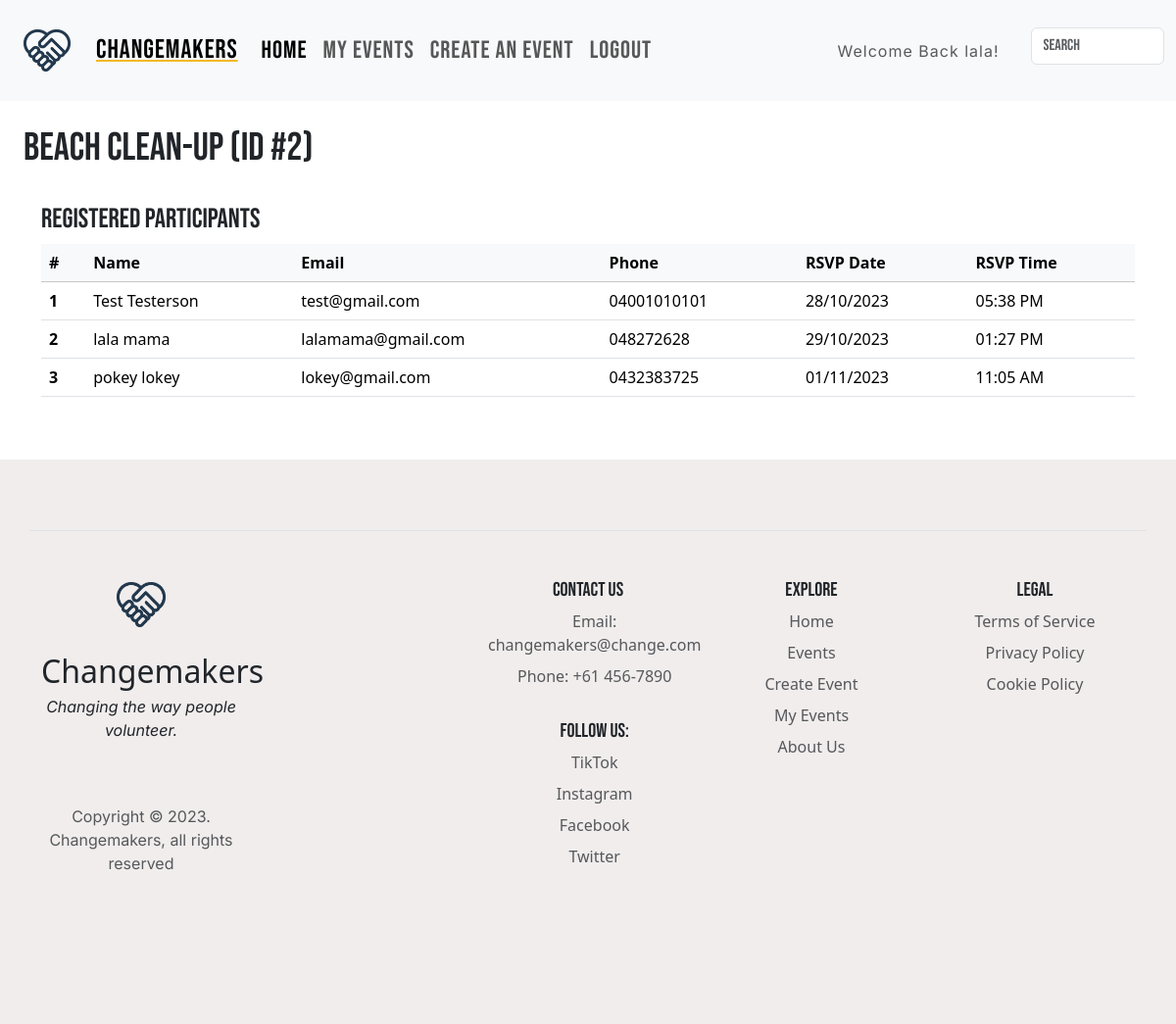
/events/2/participants (signed in), run on the app's committed database.
### website/models.py (models this page shows, shortened)
class User(db.Model, UserMixin):
    __tablename__ = "users"
    id = db.Column(db.Integer, primary_key=True)
    fname = db.Column(db.String(80), nullable=False)
    lname = db.Column(db.String(80), nullable=False)
    email = db.Column(db.String(100), unique=True, nullable=False)
    password_hash = db.Column(db.String(255), nullable=False)
    phonenum = db.Column(db.String(20), nullable=False)
    location_id = db.Column(db.Integer, db.ForeignKey("locations.id"))
    comments = db.relationship("Comment", backref="user")
    created_events = db.relationship("Event", backref="user")
    registered_events = db.relationship("Registration", backref="user")
    emergency_contact = db.relationship("EmergencyContact", backref="user")
    waitlists = db.relationship("Waitlist", backref="user")
    locations = db.relationship("Location", backref="user")

class Event(db.Model):
    __tablename__ = "events"
    id = db.Column(db.Integer, primary_key=True)
    title = db.Column(db.String(100), nullable=False)
    date = db.Column(db.Date, nullable=False)
    start_time = db.Column(db.Time, nullable=False)
    end_time = db.Column(db.Time, nullable=False)
    total_tickets = db.Column(db.Integer, nullable=False)
    description = db.Column(db.String(500), nullable=False)
    image = db.Column(
        db.String(400), default="static/img/generic.jpg"
    )  # have a local generic image for users who don't upload a photo
    age_limit = db.Column(db.Boolean, default=False)
    user_id = db.Column(db.Integer, db.ForeignKey("users.id"))
    location_id = db.Column(db.Integer, db.ForeignKey("locations.id"))
    genre_id = db.Column(db.Integer, db.ForeignKey("genres.id"))
    status_id = db.Column(db.Integer, db.ForeignKey("status.id"))
    waitlists = db.relationship("Waitlist", backref="event")
    registrations = db.relationship("Registration", backref="event")
    comments = db.relationship("Comment", backref="event")
    locations = db.relationship("Location", backref="event", foreign_keys=[location_id])
    genres = db.relationship("EventGenre", backref="event")
    status = db.relationship("EventStatus", backref="event")

class Registration(db.Model):
    __tablename__ = "registrations"
    id = db.Column(db.Integer, primary_key=True)
    registered_at = db.Column(db.DateTime, default=datetime.now())
    user_id = db.Column(db.Integer, db.ForeignKey("users.id"))
    event_id = db.Column(db.Integer, db.ForeignKey("events.id"))

### website/events.py (the view)
@bp.route("/<id>/participants", methods=["GET"])
@login_required
def participants(id):
    event = get_event(id)
    registered_users = (
        db.session.query(Registration).filter(Registration.event_id == event.id).all()
    )
    return render_template(
        "events/participants.html",
        event=event,
        user=current_user,
        registered_users=registered_users,
    )

### website/event_funcs.py (called while the page is built)
def get_event(id):
    event = db.session.scalar(db.select(Event).where(Event.id == id))
    if event is None:
        abort(404)
    return event

### website/templates/events/participants.html
{% extends 'base.html' %}
{% block content %}
<h1 class="p-4">{{ event.title }} (ID #{{ event.id }})</h1>
<div class="container">
    <h3>Registered participants</h3>
    {% if registered_users %}
    <table class="table">
        <thead class="table-light">
            <tr>
                <th scope="col">#</th>
                <th scope="col">Name</th>
                <th scope="col">Email</th>
                <th scope="col">Phone</th>
                <th scope="col">RSVP Date</th>
                <th scope="col">RSVP Time</th>
            </tr>
        </thead>
        <tbody>
            {% for user in registered_users %}
            <tr>
                <th scope="row">{{ loop.index }}</th>
                <td>{{ user.user.fname }} {{ user.user.lname }}</td>
                <td>{{ user.user.email }}</td>
                <td>{{ user.user.phonenum }}</td>
                <td>{{ user.registered_at.strftime("%d/%m/%Y") }}</td>
                <td>{{ user.registered_at.strftime("%I:%M %p") }}</td>
            </tr>
            {% endfor %}
        </tbody>
    </table>
    {% else %}
    <i>Currently there are no users registered for your event.</i>
    {% endif %}
</div>
<br>
<br>
{% endblock %}

### website/templates/base.html (shortened to what this page needs)
<html>
<head>
  <link href="{{ url_for('static',filename='style/style.css') }}" rel="stylesheet" type="text/css" />
  <link href="https://cdn.jsdelivr.net/npm/bootstrap@5.3.2/dist/css/bootstrap.min.css" rel="stylesheet"
 />
  <link rel="stylesheet" href="https://cdn.jsdelivr.net/npm/bootstrap-icons@1.18.0/font/bootstrap-icons.css" />
</head>
<body>
  <header>
    <nav class="navbar navbar-expand-lg bg-body-tertiary">
      <div class="container-fluid">
        <a class="navbar-brand" href="/">
          <img src="{{ url_for('static', filename='img/logo.png') }}" alt="Logo"
            class="logo d-inline-block align-text-top img-fluid" />
          <span class="nav-name">Changemakers</span>
        </a>
        <div class="collapse navbar-collapse" id="navbarSupportContent">
          <ul class="navbar-nav me-auto mb-2 mb-lg-0 w-100">
            <li class="nav-item">
              <a class="nav-link active" aria-current="page" href="/">Home</a>
            </li>
            {% if current_user.is_authenticated %}
            <div class="navbar-nav me-auto w-100">
              <li class="nav-item">
                <a class="nav-link" href="{{ url_for('event.created_events') }}">My Events</a>
              </li>
              <li class="nav-item">
                <a class="nav-link" href="{{ url_for('event.create') }}">Create an Event</a>
              </li>
              <li class="nav-item">
                <a class="nav-link" href="{{ url_for('auth.logout') }}">Logout</a>
              </li>
            </div>
            <div class="w-100 justify-content-end align-content-center d-grid px-4">
              <a class="nav-link disabled text-muted welcome w-100 h-auto d-block" href="#">Welcome Back
                {{current_user.fname}}!</a>
            </div>
            {% endif %}
          </ul>
          <form class="d-flex pt-3" action="{{url_for('main.search')}}">
            <input type="text" name="search" class="form-control flex-grow-1 my-1 mr-sm-2" id="SearchForm"
              placeholder="Search">
          </form>
        </div>
      </div>
    </nav>
  </header>
  {% block content %} {% endblock %}
</body>
<footer class="container-fluid p-4">
  <div class="container">
    <div class="row row-cols-1 row-cols-sm-2 row-cols-md-5 py-5 my-5 border-top">
      <div class="col mb-3">
        <a href="{{ url_for('main.index') }}"
          class="d-flex align-items-center mb-3 link-body-emphasis text-decoration-none">
          <div class="container text-center">
            <img class="logo" src="{{url_for('static', filename='img/logo.png')}}" alt="" />
          </div>
        </a>
        <a class="fs-2 text-decoration-none text-reset" href="/">Changemakers</a>
        <p><i>Changing the way people volunteer.</i></p>
        <ul class="nav gap-3">
        </ul>
        <p class="text-body-secondary mt-4">Copyright &copy; 2023. Changemakers, all rights reserved</p>
      </div>
      <div class="col mb-3"></div>
      <div class="col mb-3">
        <h5>Contact Us</h5>
        <ul class="nav flex-column">
          <li class="nav-item mb-2"><a href="#" class="nav-link p-0 text-body-secondary">Email:
              changemakers@change.com</a></li>
          <li class="nav-item mb-2"><a href="#" class="nav-link p-0 text-body-secondary">Phone: +61 456-7890</a></li>
          <br />
          <h5>Follow Us:</h5>
          <li class="nav-item mb-2"><a href="https://www.tiktok.com/" class="nav-link p-0 text-body-secondary">TikTok</a></li>
          <li class="nav-item mb-2"><a href="https://www.instagram.com/" class="nav-link p-0 text-body-secondary">Instagram</a></li>
          <li class="nav-item mb-2"><a href="https://www.facebook.com/" class="nav-link p-0 text-body-secondary">Facebook</a></li>
          <li class="nav-item mb-2"><a href="https://www.twitter.com/" class="nav-link p-0 text-body-secondary">Twitter</a></li>
        </ul>
      </div>
      <div class="col mb-3">
        <h5>Explore</h5>
        <ul class="nav flex-column">
          <li class="nav-item mb-2"><a href="{{ url_for('main.index') }}"
              class="nav-link p-0 text-body-secondary">Home</a></li>
          <li class="nav-item mb-2"><a href="{{ url_for('main.index') }}"
              class="nav-link p-0 text-body-secondary">Events</a></li>
          <li class="nav-item mb-2"><a href="{{ url_for('event.create') }}"
              class="nav-link p-0 text-body-secondary">Create Event</a></li>
          <li class="nav-item mb-2"><a href="{{ url_for('event.created_events') }}" class="nav-link p-0 text-body-secondary">My
              Events</a></li>
          <li class="nav-item mb-2"><a href="https://www.youtube.com/watch?v=dQw4w9WgXcQ&list=PL8dZXjD8meS_WZzEKSReIBPLzKaW3HboH&index=2" class="nav-link p-0 text-body-secondary">About
              Us</a></li>
        </ul>
      </div>
      <div class="col mb-3">
        <h5>Legal</h5>
        <ul class="nav flex-column">
          <li class="nav-item mb-2"><a href="/terms" class="nav-link p-0 text-body-secondary">Terms of Service</a></li>
          <li class="nav-item mb-2"><a href="/privacy" class="nav-link p-0 text-body-secondary">Privacy Policy</a></li>
          <li class="nav-item mb-2"><a href="https://www.youtube.com/watch?v=dQw4w9WgXcQ&list=PL8dZXjD8meS_WZzEKSReIBPLzKaW3HboH&index=2" class="nav-link p-0 text-body-secondary">Cookie Policy</a></li>
        </ul>
      </div>
    </div>
  </div>
</footer>
</html>

### website/static/style/style.css (style rules this page uses)
body { overflow-x: hidden; margin: 0; }
h1, h2, h3, h4, h5 { font-family: "Bebas Neue", sans-serif; font-weight: 300; }
p { font-family: "Inter", sans-serif; }
a, div a, h5 a, button a { text-decoration: none; color: black; }
nav { font-family: "Bebas Neue", sans-serif; font-size: 25px; letter-spacing: 1px; }
.nav-name { text-decoration: underline rgb(244, 183, 42); color: black; font-size: 1.7rem; }
.navbar-brand { display: grid; place-items: center; grid-template-columns: max-content 1fr; gap: 1em; margin: 0.3em; }
.logo { width: 60px; padding: 0.3em; }
.container { position: relative; }
footer { text-align: center; background-color: rgb(241, 237, 237); padding: 5%; }
a.welcome { font-family: "Inter", sans-serif; font-size: 16px; padding: 2.5%; }

### data on the page
User: fname "lala"
Event: title "Beach Clean-up", id "2"
Registration: user.fname "Test", user.lname "Testerson", user.email "test@gmail.com", user.phonenum "04001010101", registered_at "28/10/2023", registered_at "05:38 PM"
Registration: user.fname "lala", user.lname "mama", user.email "lalamama@gmail.com", user.phonenum "048272628", registered_at "29/10/2023", registered_at "01:27 PM"
Registration: user.fname "pokey", user.lname "lokey", user.email "lokey@gmail.com", user.phonenum "0432383725", registered_at "01/11/2023", registered_at "11:05 AM"
